Frame 1 (no input): blank canvas, image omitted
Frame 60 (the mouse pressed at the canvas centre just before this capture): blank canvas, image omitted
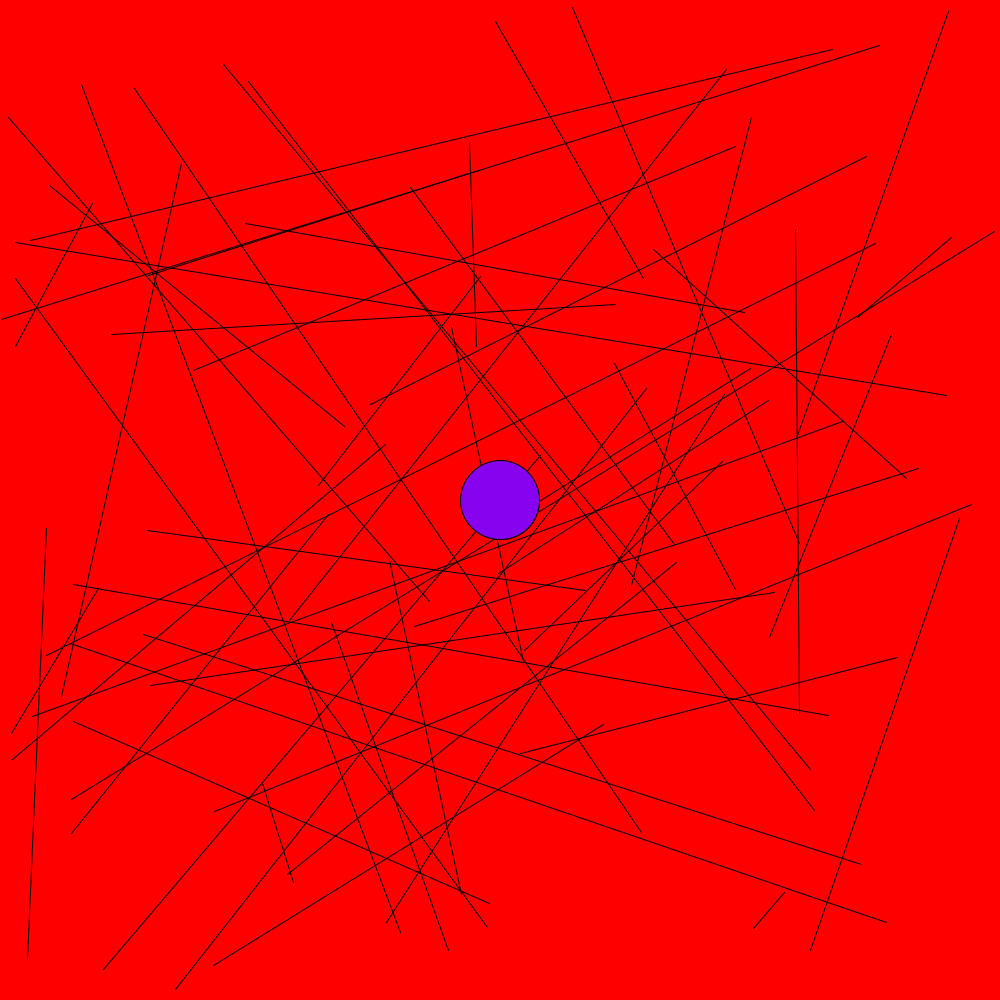
Frame 120 (the mouse held since frame 60 and released just before this capture)

The Processing sketch whose frames 1 and 60 were blank and that drew this single picture after the mouse press (run headless with seeded random() and noise(); from frame 60 on, the mouse is pressed at the canvas centre):

// Processing sketch: sketch_160705b
// ── sketch_160705b.pde
float x = 0;
float y = 0;
int w = 20;
int h = 20;
int wi = 1;
int hi = 1;
float speed = 0.2;
int random1 = (int)random(100);
int random2 = (int)random(100);
void setup() {
  
  size(1000, 1000);
  background(255, 0, 0);
  noCursor();
}
void draw() {
 if(mousePressed){
  
  fill(0);
  
  line(random(1000), random(1000), random(1000), random(1000));
  fill(random(256),random(256),random(256));
  println(sqrt(random1*random2));
  ellipse(mouseX, mouseY, w, h);
  x = x +speed;
  y = y +speed;
  if(x > width){
   speed = speed* -1; 
  }
  if(x < 0 ){
  speed = speed * -1;  
  }
  
  w = w + wi;
  h = h + hi;
  if (w > 500) {
    wi = wi * -1;
  }
  if (h > 500) {
    hi = hi * -1;
  }
  if (w < 0) {
    wi = wi * -1;
  }
  if (h < 0) {
    hi = hi * -1;
  }
}
}
